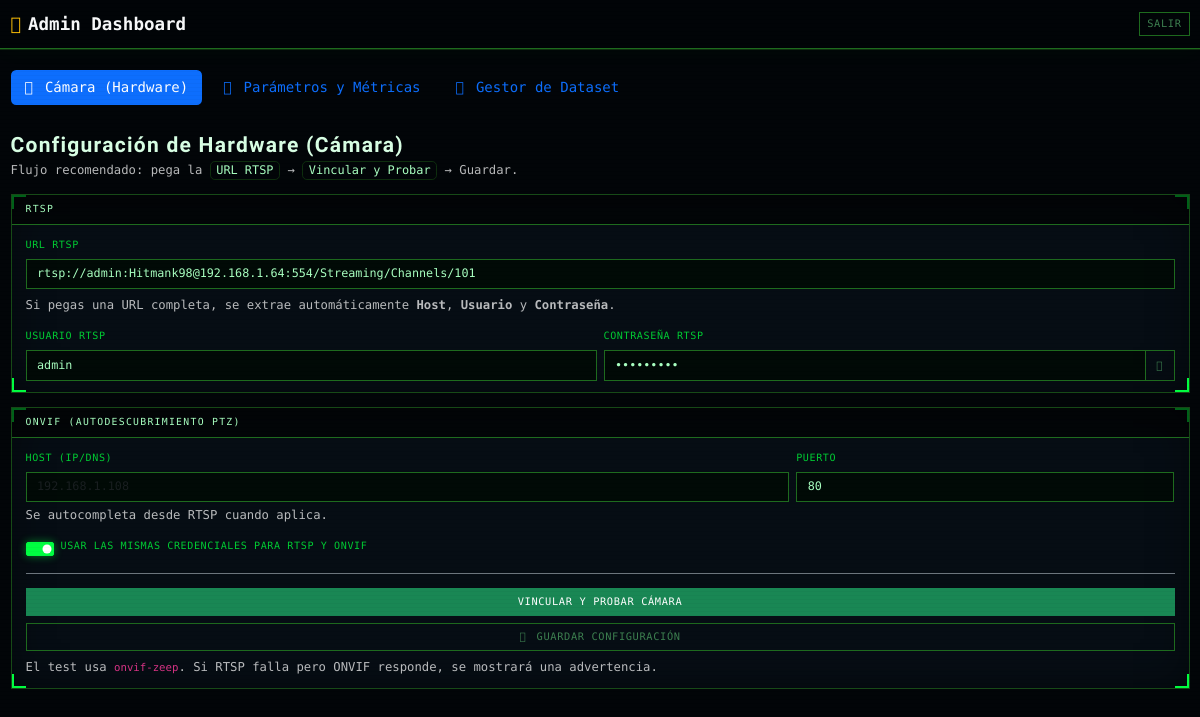
Before: /admin_dashboard (signed in) with the older database file.
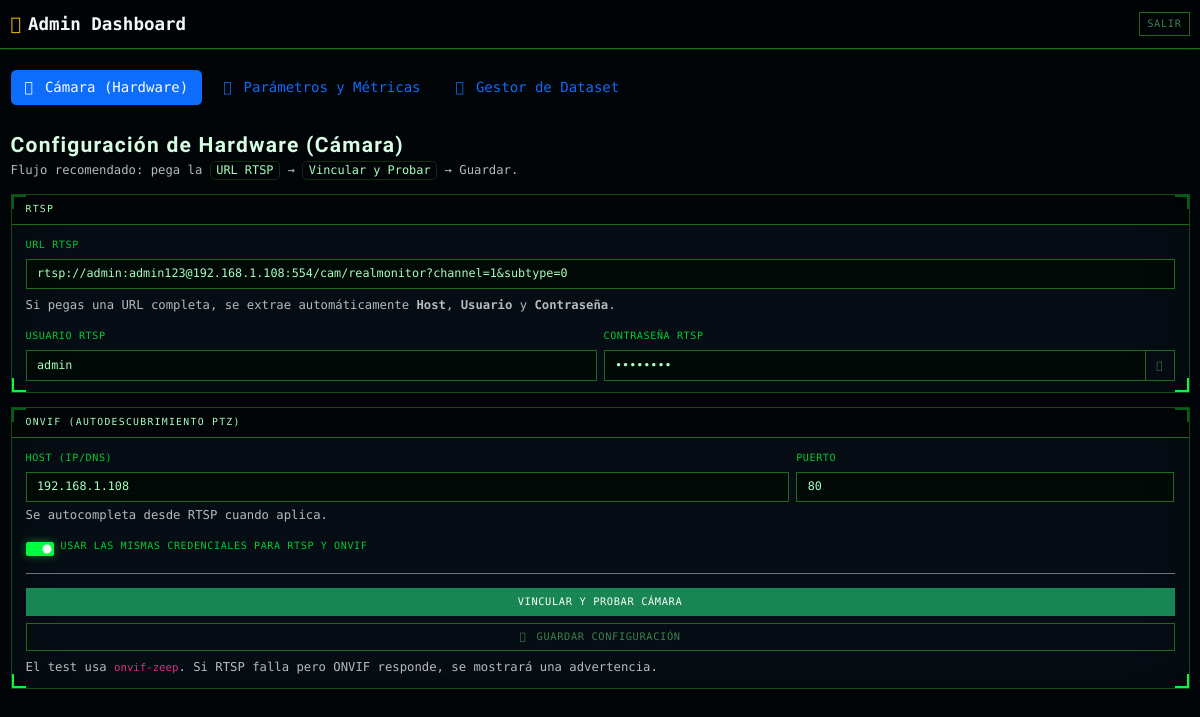
After: the same page with the newer database file.
### src/system_core.py (models this page shows, shortened)
class CameraConfig(db.Model):
    __tablename__ = "camera_config"
    id = db.Column(db.Integer, primary_key=True)
    camera_type = db.Column(db.String(10), nullable=False, default="fixed")
    rtsp_url = db.Column(db.String(500), nullable=True)
    rtsp_username = db.Column(db.String(120), nullable=True)
    rtsp_password = db.Column(db.String(120), nullable=True)
    onvif_host = db.Column(db.String(120), nullable=True)
    onvif_port = db.Column(db.Integer, nullable=False, default=80)
    onvif_username = db.Column(db.String(120), nullable=True)
    onvif_password = db.Column(db.String(120), nullable=True)
    updated_at = db.Column(db.DateTime, nullable=False, default=datetime.utcnow, onupdate=datetime.utcnow)

### app.py (the view)
@app.get("/admin_dashboard")
@login_required
@role_required("admin")
def admin_dashboard():
    cfg = get_or_create_camera_config()
    params = get_model_params()
    return render_template("admin.html", cfg=cfg, model_params=params)

### app.py (called while the page is built, shortened)
@app.before_request
def _volatile_sessions():
    session.permanent = False

@login_manager.user_loader
def load_user(user_id: str):
    return db.session.get(User, int(user_id))

def role_required(*roles: str):
    def decorator(fn):
        @wraps(fn)
        def wrapper(*args, **kwargs):
            if not current_user.is_authenticated:
                return login_manager.unauthorized()
            if current_user.role not in roles:
                flash("Acceso denegado: permisos insuficientes.", "danger")
                return redirect(url_for("index"))
            return fn(*args, **kwargs)
        return wrapper
    return decorator

def get_or_create_camera_config() -> CameraConfig:
    cfg = CameraConfig.query.order_by(CameraConfig.id.asc()).first()
    if cfg:
        return sync_onvif_config_from_env(cfg)

def get_model_params() -> dict:
    with model_params_lock:
        return dict(MODEL_PARAMS)

### templates/admin.html (shortened to what the changed rows need)
<!DOCTYPE html>
<html lang="es">
<head>
    <link href="https://cdn.jsdelivr.net/npm/bootstrap@5.3.3/dist/css/bootstrap.min.css" rel="stylesheet" />
    <link rel="stylesheet" href="https://cdnjs.cloudflare.com/ajax/libs/font-awesome/6.5.2/css/all.min.css" />
    <link rel="stylesheet" href="/static/style.css" />
</head>
<body>
    <div class="container-fluid py-4" style="max-width: 1280px;">
        <div class="tab-content">
            <div class="tab-pane fade show active" id="pane-camera" role="tabpanel" aria-labelledby="tab-camera">
                <div class="row g-3">
                    <div class="col-12 col-xxl-10">
                        <form class="row g-3" method="post" action="{{ url_for('admin_camera') }}" autocomplete="off" id="cameraForm">
                            <div class="col-12">
                                <div class="card position-relative" id="rtspCard">
                                    <div class="card-body">
                                        <label class="form-label" for="rtsp_url">URL RTSP</label>
                                        <input class="form-control" id="rtsp_url" name="rtsp_url" placeholder="rtsp://admin:pass@192.168.1.108:554/stream"
                                               value="{{ cfg.rtsp_url or '' }}" autocomplete="off" />
                                        <div class="form-hint mt-2">
                                            Si pegas una URL completa, se extrae automáticamente <b>Host</b>, <b>Usuario</b> y <b>Contraseña</b>.
                                        </div>
                                        <div class="row g-2 mt-2">
                                            <div class="col-md-6">
                                                <label class="form-label" for="rtsp_username">Usuario RTSP</label>
                                                <input class="form-control" id="rtsp_username" name="rtsp_username" value="{{ cfg.rtsp_username or '' }}" autocomplete="off" />
                                            </div>
                                            <div class="col-md-6">
                                                <div class="input-group">
                                                    <input class="form-control" id="rtsp_password" name="rtsp_password" type="password" value="{{ cfg.rtsp_password or '' }}" autocomplete="off" />
                                                    <button class="btn btn-outline-light" type="button" data-toggle-password="#rtsp_password" aria-label="Mostrar contraseña RTSP">
                                                        <i class="fa-solid fa-eye"></i>
                                                    </button>
                                                </div>
                                            </div>
                                        </div>
                                    </div>
                                </div>
                            </div>
                            <div class="col-12">
                                <div class="card position-relative" id="onvifCard">
                                    <div class="card-body">
                                        <div class="row g-2">
                                            <div class="col-md-8">
                                                <label class="form-label" for="onvif_host">Host (IP/DNS)</label>
                                                <input class="form-control" id="onvif_host" name="onvif_host" placeholder="192.168.1.108"
                                                       value="{{ cfg.onvif_host or '' }}" autocomplete="off" />
                                                <div class="form-hint mt-1">Se autocompleta desde RTSP cuando aplica.</div>
                                            </div>
                                            <div class="col-md-4">
                                                <label class="form-label" for="onvif_port">Puerto</label>
                                                <input class="form-control" id="onvif_port" name="onvif_port" list="onvifPortList" inputmode="numeric"
                                                       value="{{ cfg.onvif_port or 80 }}" autocomplete="off" />
                                            </div>
                                        </div>
                                    </div>
                                </div>
                            </div>
                        </form>
                    </div>
                </div>
            </div>
        </div>
    </div>
</body>
</html>

Changed rows visible on the page:
changed CameraConfig "admin": rtsp_url "rtsp://admin:Hitmank98@192.168.1.64:554/Streaming/Channels/101" → "rtsp://admin:admin123@192.168.1.108:554/cam/realmonitor?channel=1&subtype=0"; onvif_host (not shown) → "192.168.1.108"
